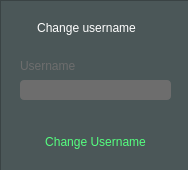
<?xml version="1.0" encoding="UTF-8"?>
<ui version="4.0">
 <class>ChangeUsernameWindow</class>
 <widget class="QWidget" name="ChangeUsernameWindow">
  <property name="geometry">
   <rect>
    <x>0</x>
    <y>0</y>
    <width>188</width>
    <height>170</height>
   </rect>
  </property>
  <property name="windowTitle">
   <string>Form</string>
  </property>
  <widget class="QFrame" name="frame">
   <property name="geometry">
    <rect>
     <x>0</x>
     <y>0</y>
     <width>191</width>
     <height>171</height>
    </rect>
   </property>
   <property name="styleSheet">
    <string notr="true">background-color: rgb(75, 87, 88);
</string>
   </property>
   <property name="frameShape">
    <enum>QFrame::StyledPanel</enum>
   </property>
   <property name="frameShadow">
    <enum>QFrame::Raised</enum>
   </property>
   <widget class="QLabel" name="label">
    <property name="geometry">
     <rect>
      <x>26</x>
      <y>12</y>
      <width>121</width>
      <height>31</height>
     </rect>
    </property>
    <property name="styleSheet">
     <string notr="true">font: 11pt &quot;Nirmala UI Semilight&quot;;
color: rgb(255, 255, 255);</string>
    </property>
    <property name="text">
     <string>Change username</string>
    </property>
    <property name="alignment">
     <set>Qt::AlignCenter</set>
    </property>
   </widget>
   <widget class="QLabel" name="label_2">
    <property name="geometry">
     <rect>
      <x>20</x>
      <y>50</y>
      <width>121</width>
      <height>31</height>
     </rect>
    </property>
    <property name="styleSheet">
     <string notr="true">font: 10pt &quot;Nirmala UI Semilight&quot;;
	color: rgb(109, 109, 109);
</string>
    </property>
    <property name="text">
     <string>Username</string>
    </property>
    <property name="alignment">
     <set>Qt::AlignLeading|Qt::AlignLeft|Qt::AlignVCenter</set>
    </property>
   </widget>
   <widget class="QLineEdit" name="lineEdit">
    <property name="geometry">
     <rect>
      <x>20</x>
      <y>80</y>
      <width>151</width>
      <height>20</height>
     </rect>
    </property>
    <property name="styleSheet">
     <string notr="true">QLineEdit{

	background:transparent;
	border:none;
	
	background-color:  rgb(109, 109, 109);
	border-radius:4px;

}</string>
    </property>
    <property name="frame">
     <bool>false</bool>
    </property>
   </widget>
   <widget class="QPushButton" name="pushButton_2">
    <property name="geometry">
     <rect>
      <x>40</x>
      <y>130</y>
      <width>111</width>
      <height>23</height>
     </rect>
    </property>
    <property name="styleSheet">
     <string notr="true">QPushButton{

	border-style: none;
	font: 10pt &quot;Nirmala UI Semilight&quot;;
	
	color: rgb(85, 255, 127);

}

QPushButton:hover{
	
	background-color:rgb(85, 255, 127);

	
	color: rgb(255, 255, 255);
}
</string>
    </property>
    <property name="text">
     <string>Change Username</string>
    </property>
   </widget>
  </widget>
 </widget>
 <resources/>
 <connections/>
</ui>
